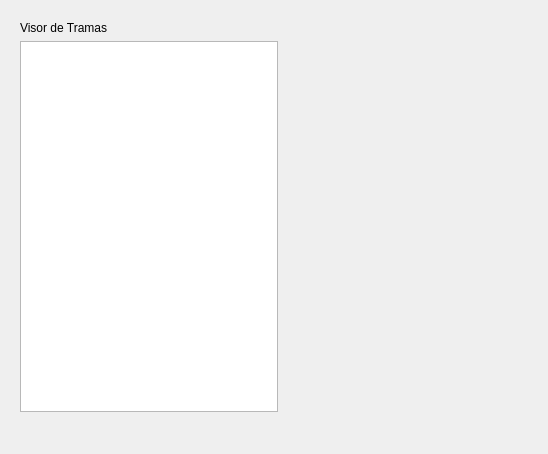
<?xml version="1.0" encoding="UTF-8"?>
<ui version="4.0">
 <class>Form</class>
 <widget class="QWidget" name="Form">
  <property name="geometry">
   <rect>
    <x>0</x>
    <y>0</y>
    <width>548</width>
    <height>454</height>
   </rect>
  </property>
  <property name="windowTitle">
   <string>Form</string>
  </property>
  <widget class="QWidget" name="">
   <property name="geometry">
    <rect>
     <x>20</x>
     <y>21</y>
     <width>258</width>
     <height>391</height>
    </rect>
   </property>
   <layout class="QVBoxLayout" name="verticalLayout">
    <item>
     <widget class="QLabel" name="label">
      <property name="text">
       <string>Visor de Tramas</string>
      </property>
     </widget>
    </item>
    <item>
     <widget class="QTextBrowser" name="textBrowserTramas"/>
    </item>
   </layout>
  </widget>
 </widget>
 <resources/>
 <connections/>
</ui>
